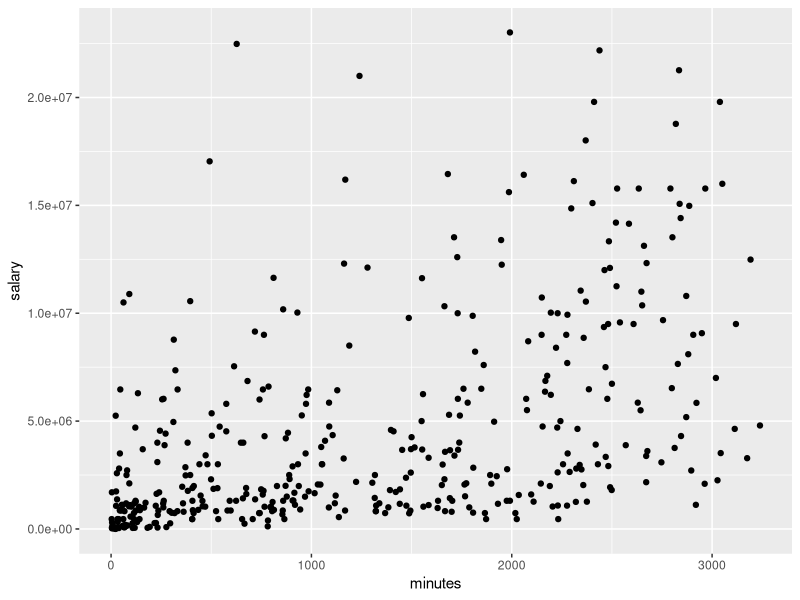
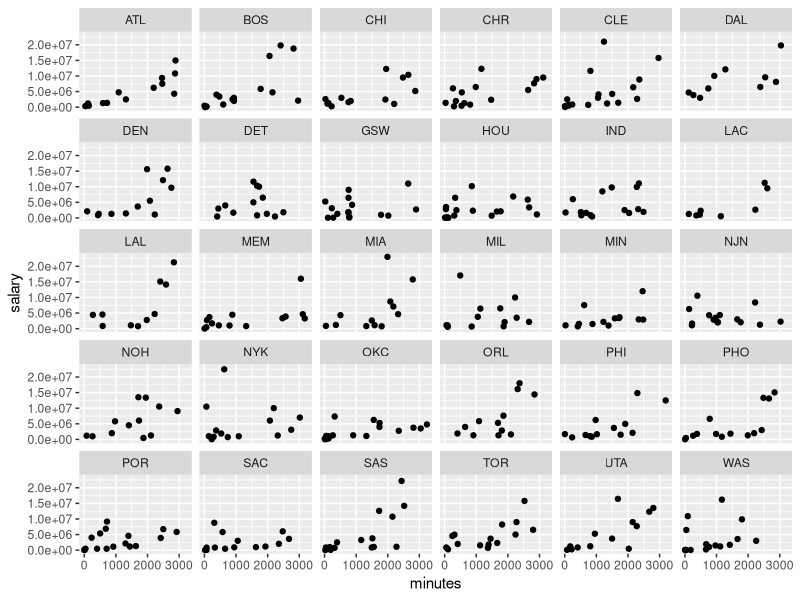
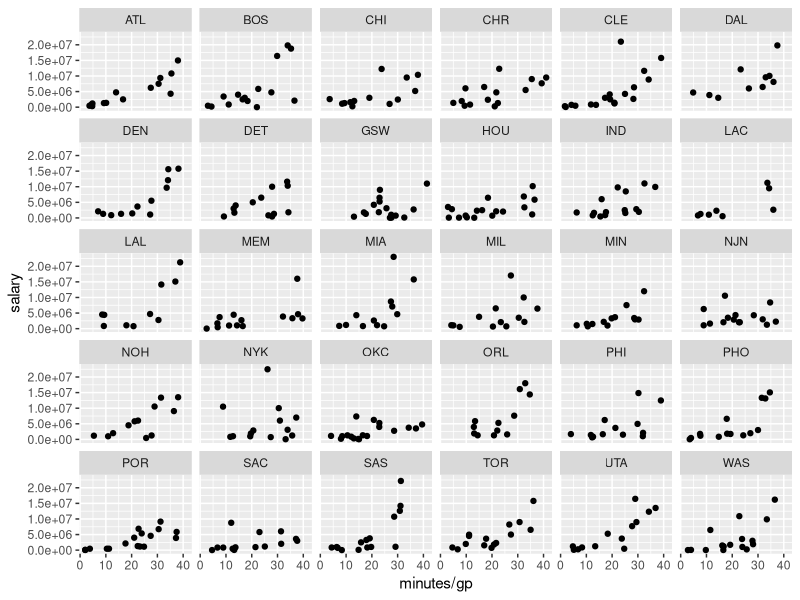
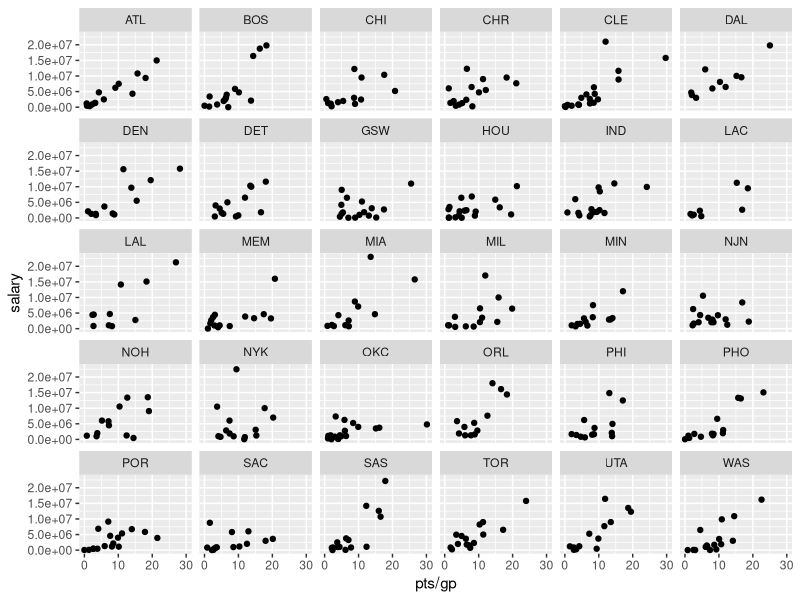
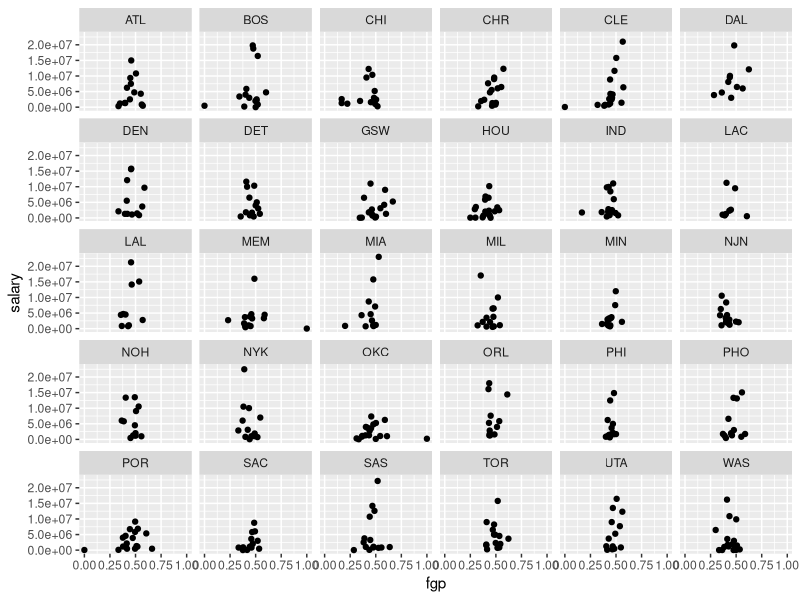
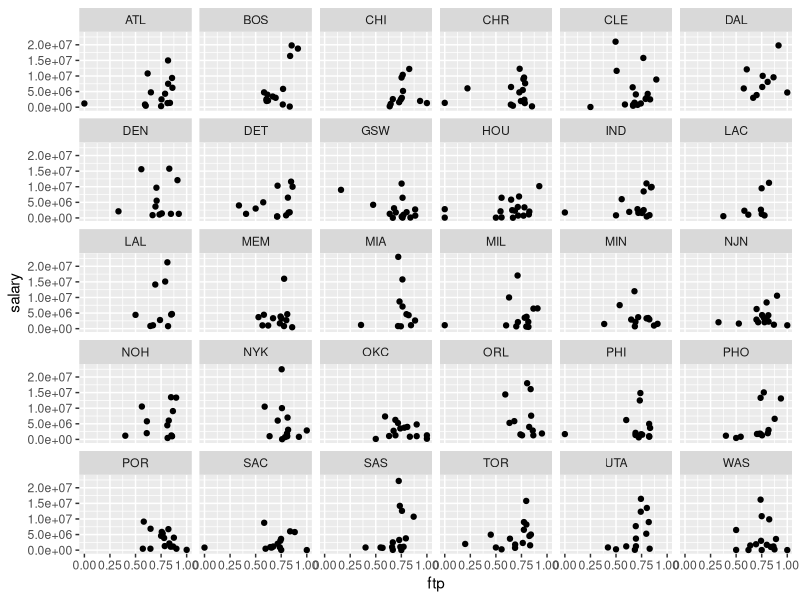
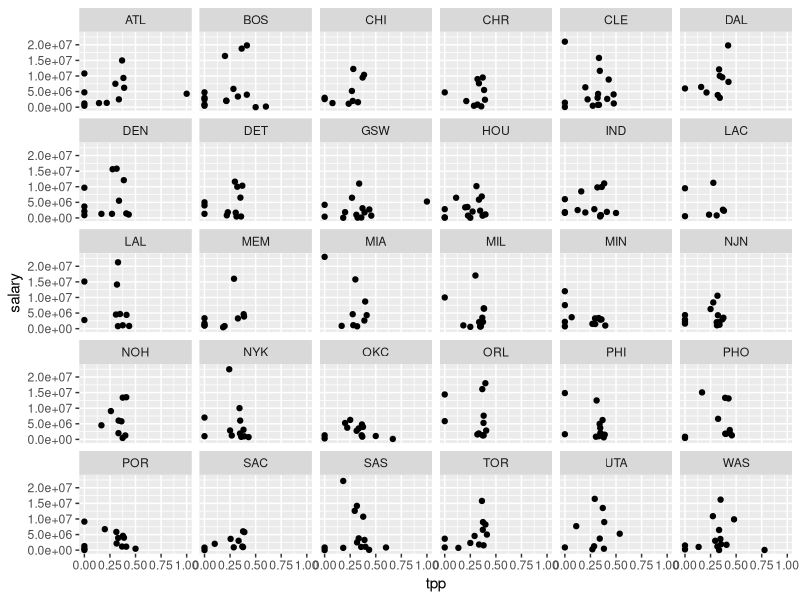
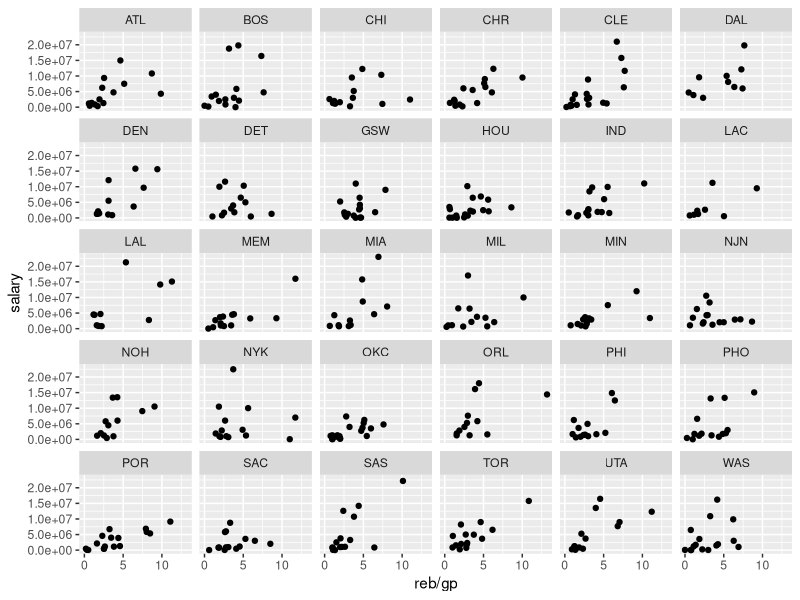

Source code (R) for these figures, in order:
##Loading file

bb <- read.csv('bb-2009-all-correct.csv', stringsAsFactors = FALSE)


##Package

install.packages("ggplot2")
library(ggplot2)


##Add new variables

bb$fgp <- bb$fgm/bb$fga
bb$ftp <- bb$ftm/bb$fta
bb$tpp <- bb$tpm/bb$tpa


##Plot, Minutes

qplot(minutes,salary,data=bb)

#From this plot we can find that as minutes go up, players' salary is also moving up.
#But it looks not that much linerly correlated.
#The first reason can be: "different teams have different levels of salary".
#We decide to add "team" as a factor in the plot.

qplot(minutes,salary,data=bb,facets=~team)

#Adding team to the plot makes the plot better, but we can still see some points in the middle of x-axe with a high y-axe position which reflecting that there are some players playing less in total minutes in the season with a higher salary.
#We guess the reason can be "some players can not finish the whole season's games because of some trouble".
#We decide to use "minutes/game" instead of "minutes" so that this problem might be ignored.

qplot(minutes/gp,salary,data=bb,facets=~team)

#Finally the plot is much better.
#Overall we can find that as minutes/game increases, the players salaty is increasing.
#There are some players still playing less with higher salary and some playing more with low salary.


##Plot, Points

qplot(pts/gp,salary,data=bb,facets=~team)

#Following the experience, we make the plot of points/game vs salary by teams.
#From the plot, we can see that as the points/game goes up, the players salary in increasing, especially for the top attackers in each team, their salary will be the top of the team.


##Plot, fgp ftp tpp

qplot(fgp,salary,data=bb,facets=~team)
qplot(ftp,salary,data=bb,facets=~team)
qplot(tpp,salary,data=bb,facets=~team)

#By looking at the these plots, we can find that most of the players have the similar percentage of shooting. So, it is really haed to say if there is any certain linear correlations from the plots.


##Plot, reb

qplot(reb/gp,salary,data=bb,facets=~team)

#Thinking about the defence, we choose reb as the variable to see if they are correalted. The plot looks good.
#Although we can see the correaltion that much clear as we have seen from points and minutes, it still makes sense. For most of the teams, the players with top reb/game will get more money comparing with the most of the others.
